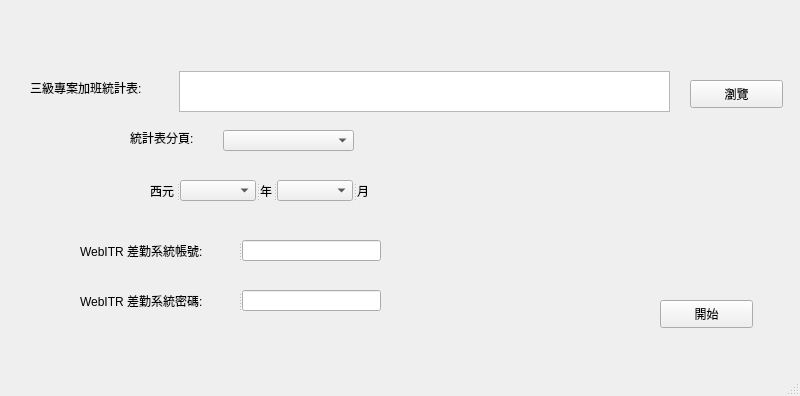
<?xml version="1.0" encoding="UTF-8"?>
<ui version="4.0">
 <class>MainWindow</class>
 <widget class="QMainWindow" name="MainWindow">
  <property name="geometry">
   <rect>
    <x>0</x>
    <y>0</y>
    <width>800</width>
    <height>396</height>
   </rect>
  </property>
  <property name="windowTitle">
   <string>MainWindow</string>
  </property>
  <widget class="QWidget" name="centralwidget">
   <widget class="QLabel" name="label">
    <property name="geometry">
     <rect>
      <x>30</x>
      <y>80</y>
      <width>151</width>
      <height>16</height>
     </rect>
    </property>
    <property name="text">
     <string>三級專案加班統計表:</string>
    </property>
   </widget>
   <widget class="QPushButton" name="filename_btn">
    <property name="geometry">
     <rect>
      <x>690</x>
      <y>80</y>
      <width>93</width>
      <height>28</height>
     </rect>
    </property>
    <property name="text">
     <string>瀏覽</string>
    </property>
   </widget>
   <widget class="QPushButton" name="start_btn">
    <property name="geometry">
     <rect>
      <x>660</x>
      <y>300</y>
      <width>93</width>
      <height>28</height>
     </rect>
    </property>
    <property name="text">
     <string>開始</string>
    </property>
   </widget>
   <widget class="QTextBrowser" name="filename">
    <property name="geometry">
     <rect>
      <x>179</x>
      <y>71</y>
      <width>491</width>
      <height>41</height>
     </rect>
    </property>
   </widget>
   <widget class="QComboBox" name="filesht_cb">
    <property name="geometry">
     <rect>
      <x>223</x>
      <y>130</y>
      <width>131</width>
      <height>21</height>
     </rect>
    </property>
   </widget>
   <widget class="QLabel" name="label_2">
    <property name="geometry">
     <rect>
      <x>130</x>
      <y>130</y>
      <width>79</width>
      <height>16</height>
     </rect>
    </property>
    <property name="text">
     <string>統計表分頁:</string>
    </property>
   </widget>
   <widget class="QSplitter" name="splitter">
    <property name="geometry">
     <rect>
      <x>150</x>
      <y>180</y>
      <width>220</width>
      <height>21</height>
     </rect>
    </property>
    <property name="orientation">
     <enum>Qt::Horizontal</enum>
    </property>
    <widget class="QLabel" name="label_6">
     <property name="text">
      <string>西元</string>
     </property>
    </widget>
    <widget class="QComboBox" name="year_box"/>
    <widget class="QLabel" name="label_7">
     <property name="text">
      <string>年</string>
     </property>
    </widget>
    <widget class="QComboBox" name="month_box"/>
    <widget class="QLabel" name="label_8">
     <property name="text">
      <string>月</string>
     </property>
    </widget>
   </widget>
   <widget class="QSplitter" name="splitter_2">
    <property name="geometry">
     <rect>
      <x>80</x>
      <y>240</y>
      <width>301</width>
      <height>21</height>
     </rect>
    </property>
    <property name="orientation">
     <enum>Qt::Horizontal</enum>
    </property>
    <widget class="QLabel" name="label_9">
     <property name="text">
      <string>WebITR 差勤系統帳號:</string>
     </property>
    </widget>
    <widget class="QLineEdit" name="account">
     <property name="echoMode">
      <enum>QLineEdit::Normal</enum>
     </property>
    </widget>
   </widget>
   <widget class="QSplitter" name="splitter_3">
    <property name="geometry">
     <rect>
      <x>80</x>
      <y>290</y>
      <width>301</width>
      <height>21</height>
     </rect>
    </property>
    <property name="orientation">
     <enum>Qt::Horizontal</enum>
    </property>
    <widget class="QLabel" name="label_10">
     <property name="text">
      <string>WebITR 差勤系統密碼:</string>
     </property>
    </widget>
    <widget class="QLineEdit" name="password">
     <property name="echoMode">
      <enum>QLineEdit::Password</enum>
     </property>
    </widget>
   </widget>
  </widget>
  <widget class="QMenuBar" name="menubar">
   <property name="geometry">
    <rect>
     <x>0</x>
     <y>0</y>
     <width>800</width>
     <height>25</height>
    </rect>
   </property>
  </widget>
  <widget class="QStatusBar" name="statusbar"/>
 </widget>
 <resources/>
 <connections>
  <connection>
   <sender>start_btn</sender>
   <signal>clicked()</signal>
   <receiver>MainWindow</receiver>
   <slot>start_click()</slot>
   <hints>
    <hint type="sourcelabel">
     <x>703</x>
     <y>352</y>
    </hint>
    <hint type="destinationlabel">
     <x>631</x>
     <y>395</y>
    </hint>
   </hints>
  </connection>
  <connection>
   <sender>filename_btn</sender>
   <signal>clicked()</signal>
   <receiver>MainWindow</receiver>
   <slot>filename_click()</slot>
   <hints>
    <hint type="sourcelabel">
     <x>726</x>
     <y>125</y>
    </hint>
    <hint type="destinationlabel">
     <x>727</x>
     <y>183</y>
    </hint>
   </hints>
  </connection>
  <connection>
   <sender>year_box</sender>
   <signal>currentTextChanged(QString)</signal>
   <receiver>MainWindow</receiver>
   <slot>year_click()</slot>
   <hints>
    <hint type="sourcelabel">
     <x>215</x>
     <y>215</y>
    </hint>
    <hint type="destinationlabel">
     <x>215</x>
     <y>205</y>
    </hint>
   </hints>
  </connection>
  <connection>
   <sender>month_box</sender>
   <signal>currentTextChanged(QString)</signal>
   <receiver>MainWindow</receiver>
   <slot>month_click()</slot>
   <hints>
    <hint type="sourcelabel">
     <x>313</x>
     <y>220</y>
    </hint>
    <hint type="destinationlabel">
     <x>310</x>
     <y>206</y>
    </hint>
   </hints>
  </connection>
  <connection>
   <sender>filesht_cb</sender>
   <signal>currentTextChanged(QString)</signal>
   <receiver>MainWindow</receiver>
   <slot>filesht_cb_click()</slot>
   <hints>
    <hint type="sourcelabel">
     <x>301</x>
     <y>165</y>
    </hint>
    <hint type="destinationlabel">
     <x>453</x>
     <y>166</y>
    </hint>
   </hints>
  </connection>
 </connections>
 <slots>
  <slot>start_click()</slot>
  <slot>filename_click()</slot>
  <slot>year_click()</slot>
  <slot>month_click()</slot>
  <slot>filesht_cb_click()</slot>
 </slots>
</ui>
